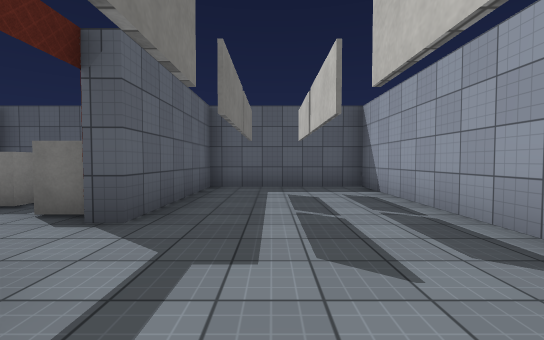
[1] (above)

17 first-person views from a walk through a Unity game level. The camera is 1.3 m above the floor, tilts 2° down and sees 90° across. The floor is counted in squares, 2 m on a side. Each view is taken from the middle of a square. On the plan, view 1 faces up. The plan holds only what a view shows up to about 9 squares ahead; the rest is blank. Surface patterns are stand-ins for the level's own textures.

[2]
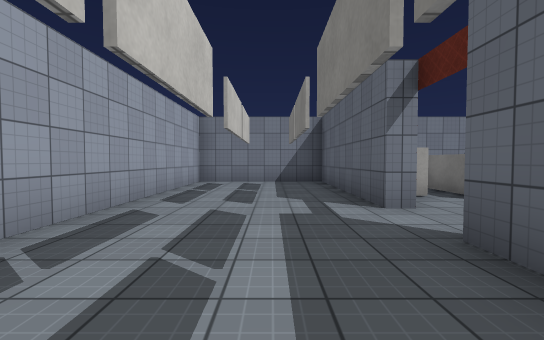

[3]
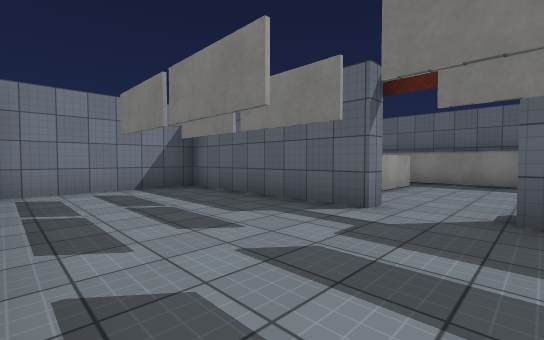

[4]
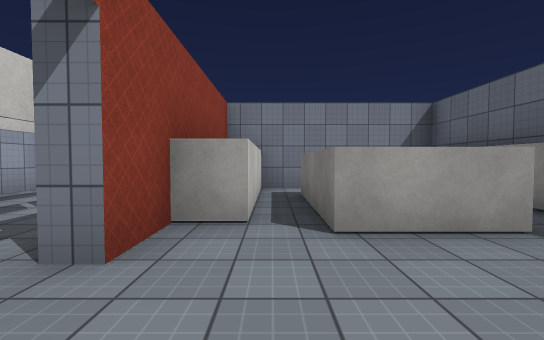

[5]
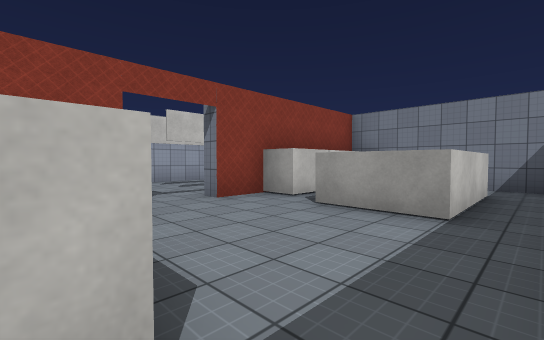

[6]
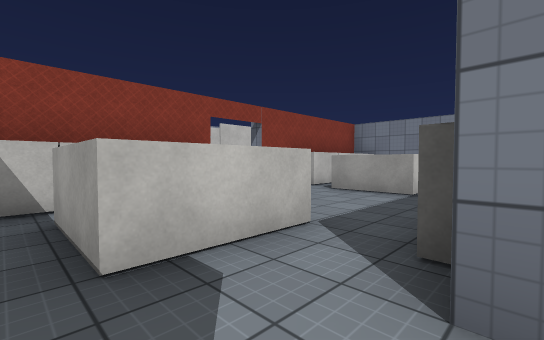

[7]
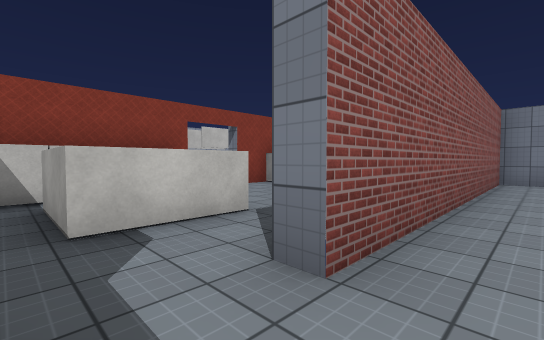

[8]
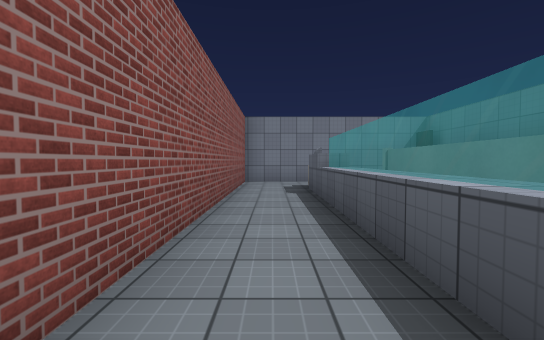

[9]
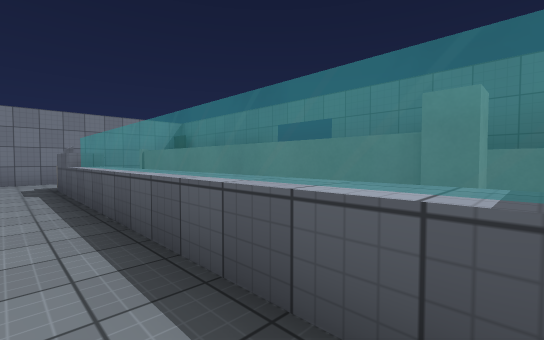

[10]
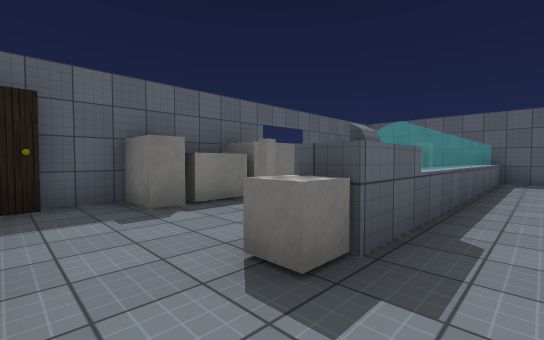

[11]
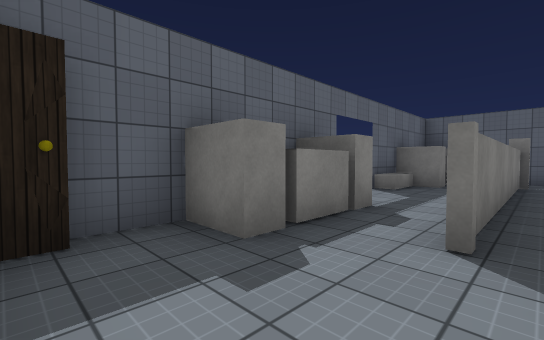

[12]
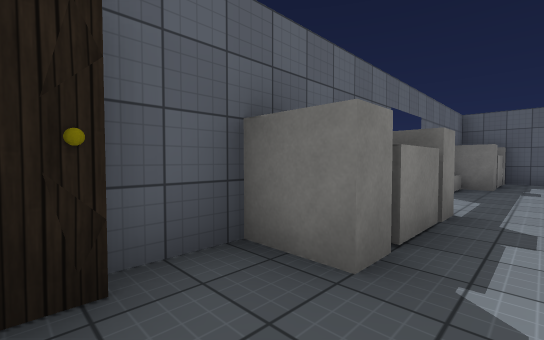

[13]
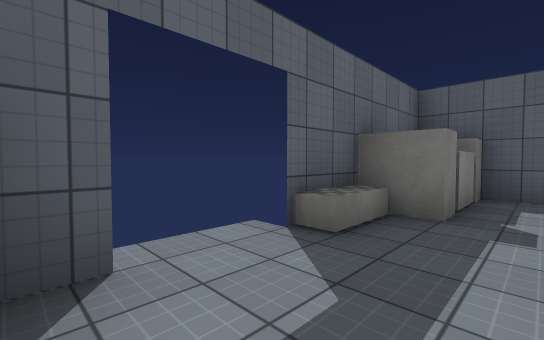

[14]
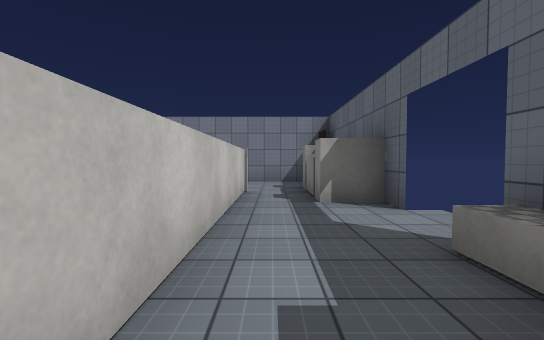

[15]
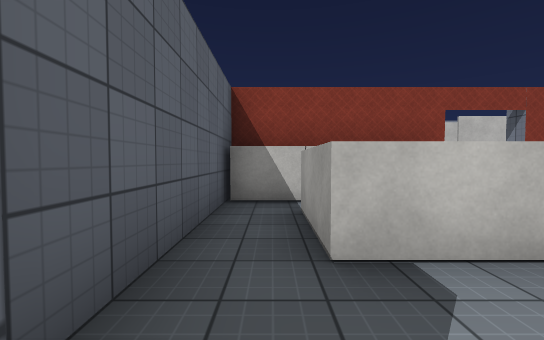

[16]
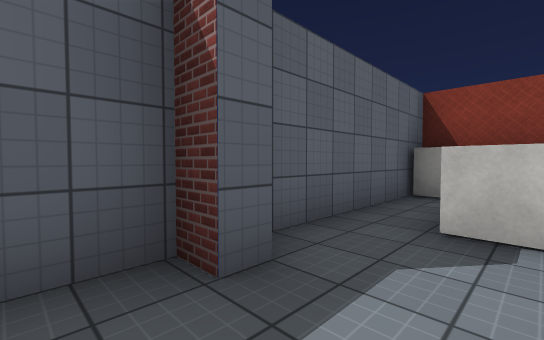

[17]
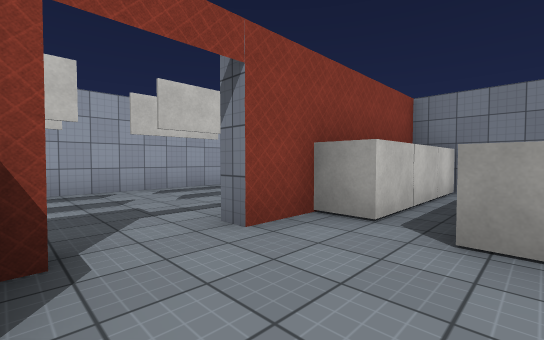

### Floor plan
Points are (right, up) in squares from view 1. A wall is a line through its corners. A room is listed if a view was taken in it or the views show most of it. See-through windows are left out.
Room 1 (views 1, 2, 3, 4, 5, 17)
walls: (-2, 0.5) (-2, 1.3) (-1.5, 1.3) (-1.5, -1.5); (-1.5, 3.5) (-1.5, 2.8) (-2, 2.8); (-3.6, 4.1) (-3.6, 3.6); (-5.3, 3.6) (-5.3, 4.6); (-6.4, 2.6) (-6.4, -0.9); (-2.5, 6.7) (-6.2, 6.7); (-5.3, 5.6) (-3.5, 5.6); (-5.3, -2.2) (-5.3, 0.6) (-3.6, 0.6) (-3.6, -2.2); (-1.6, -3.4) (2.2, -3.4) (2.2, 6.7) (-1.5, 6.7); (-6, -3.4) (-2.6, -3.4)
ways out: opening at (-6, 4) to room 2; opening at (-4.5, 6) to room 2
objects: other object (-2, -3); other object (-2, -2); other object (-2, 0); other object (-2, 4); other object (-2, 5); other object (-2, 6) to (-2, 7)
Room 2 (views 6, 15)
walls: (-6.8, 6.2) (-7.2, 6.2); (-7.2, 4.7) (-6.8, 4.7); (-5.3, 4.6) (-5.3, 5.6)
ways out: opening at (-6, 4) to room 1; opening at (-4.5, 6) to room 1; opening at (-7, 5.5) to room 3
Room 3 (views 7, 8, 9, 10, 11, 12, 13, 14, 16)
walls: (-12.7, 1.5) (-12.7, 0.7); (-12.7, 0.4) (-12.7, -0.6); (-12.7, -1.5) (-12.7, -2.8); (-12.4, -2.6) (-12.4, -3.1); (-12.7, 4.5) (-12.7, 2.9); (-10.4, 5.4) (-10.4, -0.8) (-10.4, 4.5); (-12, -3.4) (-7.2, -3.4) (-7.2, 4.7); (-12.7, 6) (-12.7, 5.4); (-10.9, 6.7) (-11.8, 6.7); (-8.9, 6.8) (-8.9, -1.3) (-9.5, -1.3); (-7.2, 6.2) (-7.2, 6.7) (-10.5, 6.7)
low walls: (-12.4, 4.2) (-12.4, 3.1) (-12.8, 3.1)
ways out: opening at (-7, 5.5) to room 2
objects: other object (-12, -1); other object (-12, 0); other object (-12, 5); other object (-12, 6); other object (-10, 6); other object (-9, -2)

Where each view was taken, in squares from view 1:
view 1: 0 up, 0 right, facing up
view 2: 5 up, 0 right, facing down
view 3: 3 up, 2 right, facing down-left
view 4: 3 up, 3 left, facing down
view 5: 4 up, 6 left, facing down-right
view 6: 6 up, 7 left, facing down-right
view 7: 6 up, 8 left, facing down-right
view 8: 5 up, 8 left, facing down
view 9: 6 up, 8 left, facing down-left
view 10: 3 down, 8 left, facing up-left
view 11: 3 down, 10 left, facing up-left
view 12: 3 down, 11 left, facing up-left
view 13: 1 up, 11 left, facing up-left
view 14: 5 up, 11 left, facing down
view 15: 6 up, 7 left, facing right
view 16: 5 up, 8 left, facing up-right
view 17: 3 up, 4 left, facing down-right
